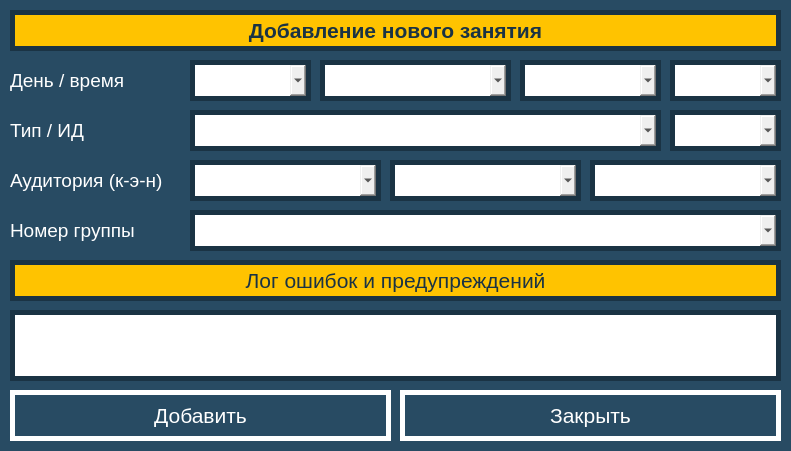
<?xml version="1.0" encoding="UTF-8"?>
<ui version="4.0">
 <class>LessonInsertForm</class>
 <widget class="QWidget" name="LessonInsertForm">
  <property name="geometry">
   <rect>
    <x>0</x>
    <y>0</y>
    <width>791</width>
    <height>451</height>
   </rect>
  </property>
  <property name="minimumSize">
   <size>
    <width>791</width>
    <height>451</height>
   </size>
  </property>
  <property name="maximumSize">
   <size>
    <width>791</width>
    <height>451</height>
   </size>
  </property>
  <property name="windowTitle">
   <string>Занятие, добавление</string>
  </property>
  <property name="styleSheet">
   <string notr="true">QWidget#LessonInsertForm {

	background-color: #284B63;
}</string>
  </property>
  <widget class="QLabel" name="headText">
   <property name="geometry">
    <rect>
     <x>10</x>
     <y>10</y>
     <width>771</width>
     <height>41</height>
    </rect>
   </property>
   <property name="font">
    <font>
     <pointsize>16</pointsize>
     <weight>75</weight>
     <bold>true</bold>
    </font>
   </property>
   <property name="styleSheet">
    <string notr="true">QLabel#headText {

	background-color: #FFC300;
	color: #1A3344;
	border: 5px solid #1A3344;
}</string>
   </property>
   <property name="text">
    <string>Добавление нового занятия</string>
   </property>
   <property name="alignment">
    <set>Qt::AlignCenter</set>
   </property>
  </widget>
  <widget class="QComboBox" name="dayBox">
   <property name="geometry">
    <rect>
     <x>190</x>
     <y>60</y>
     <width>121</width>
     <height>41</height>
    </rect>
   </property>
   <property name="font">
    <font>
     <pointsize>14</pointsize>
    </font>
   </property>
   <property name="styleSheet">
    <string notr="true">QComboBox#dayBox {

	border: 5px solid #1A3344;
}</string>
   </property>
  </widget>
  <widget class="QLabel" name="text1">
   <property name="geometry">
    <rect>
     <x>10</x>
     <y>60</y>
     <width>171</width>
     <height>41</height>
    </rect>
   </property>
   <property name="font">
    <font>
     <pointsize>14</pointsize>
    </font>
   </property>
   <property name="styleSheet">
    <string notr="true">QLabel#text1 {

	background-color: #284B63;
	color: #FFFFFF;
}</string>
   </property>
   <property name="text">
    <string>День / время</string>
   </property>
  </widget>
  <widget class="QComboBox" name="yearBox">
   <property name="geometry">
    <rect>
     <x>520</x>
     <y>60</y>
     <width>141</width>
     <height>41</height>
    </rect>
   </property>
   <property name="font">
    <font>
     <pointsize>14</pointsize>
    </font>
   </property>
   <property name="styleSheet">
    <string notr="true">QComboBox#yearBox {

	border: 5px solid #1A3344;
}</string>
   </property>
  </widget>
  <widget class="QComboBox" name="monthBox">
   <property name="geometry">
    <rect>
     <x>320</x>
     <y>60</y>
     <width>191</width>
     <height>41</height>
    </rect>
   </property>
   <property name="font">
    <font>
     <pointsize>14</pointsize>
    </font>
   </property>
   <property name="styleSheet">
    <string notr="true">QComboBox#monthBox {

	border: 5px solid #1A3344;
}</string>
   </property>
  </widget>
  <widget class="QLabel" name="text2">
   <property name="geometry">
    <rect>
     <x>10</x>
     <y>110</y>
     <width>171</width>
     <height>41</height>
    </rect>
   </property>
   <property name="font">
    <font>
     <pointsize>14</pointsize>
    </font>
   </property>
   <property name="styleSheet">
    <string notr="true">QLabel#text2 {

	background-color: #284B63;
	color: #FFFFFF;
}</string>
   </property>
   <property name="text">
    <string>Тип / ИД</string>
   </property>
  </widget>
  <widget class="QComboBox" name="timeBox">
   <property name="geometry">
    <rect>
     <x>670</x>
     <y>60</y>
     <width>111</width>
     <height>41</height>
    </rect>
   </property>
   <property name="font">
    <font>
     <pointsize>14</pointsize>
    </font>
   </property>
   <property name="styleSheet">
    <string notr="true">QComboBox#timeBox {

	border: 5px solid #1A3344;
}</string>
   </property>
  </widget>
  <widget class="QComboBox" name="typeBox">
   <property name="geometry">
    <rect>
     <x>190</x>
     <y>110</y>
     <width>471</width>
     <height>41</height>
    </rect>
   </property>
   <property name="font">
    <font>
     <pointsize>14</pointsize>
    </font>
   </property>
   <property name="styleSheet">
    <string notr="true">QComboBox#typeBox {

	border: 5px solid #1A3344;
}</string>
   </property>
  </widget>
  <widget class="QLabel" name="text3">
   <property name="geometry">
    <rect>
     <x>10</x>
     <y>160</y>
     <width>171</width>
     <height>41</height>
    </rect>
   </property>
   <property name="font">
    <font>
     <pointsize>14</pointsize>
    </font>
   </property>
   <property name="styleSheet">
    <string notr="true">QLabel#text3 {

	background-color: #284B63;
	color: #FFFFFF;
}</string>
   </property>
   <property name="text">
    <string>Аудитория (к-э-н)</string>
   </property>
  </widget>
  <widget class="QComboBox" name="floorBox">
   <property name="geometry">
    <rect>
     <x>390</x>
     <y>160</y>
     <width>191</width>
     <height>41</height>
    </rect>
   </property>
   <property name="font">
    <font>
     <pointsize>14</pointsize>
    </font>
   </property>
   <property name="styleSheet">
    <string notr="true">QComboBox#floorBox {

	border: 5px solid #1A3344;
}</string>
   </property>
  </widget>
  <widget class="QComboBox" name="bodyBox">
   <property name="geometry">
    <rect>
     <x>190</x>
     <y>160</y>
     <width>191</width>
     <height>41</height>
    </rect>
   </property>
   <property name="font">
    <font>
     <pointsize>14</pointsize>
    </font>
   </property>
   <property name="styleSheet">
    <string notr="true">QComboBox#bodyBox {

	border: 5px solid #1A3344;
}</string>
   </property>
  </widget>
  <widget class="QComboBox" name="numberBox">
   <property name="geometry">
    <rect>
     <x>590</x>
     <y>160</y>
     <width>191</width>
     <height>41</height>
    </rect>
   </property>
   <property name="font">
    <font>
     <pointsize>14</pointsize>
    </font>
   </property>
   <property name="styleSheet">
    <string notr="true">QComboBox#numberBox {

	border: 5px solid #1A3344;
}</string>
   </property>
  </widget>
  <widget class="QComboBox" name="groupBox">
   <property name="geometry">
    <rect>
     <x>190</x>
     <y>210</y>
     <width>591</width>
     <height>41</height>
    </rect>
   </property>
   <property name="font">
    <font>
     <pointsize>14</pointsize>
    </font>
   </property>
   <property name="styleSheet">
    <string notr="true">QComboBox#groupBox {

	border: 5px solid #1A3344;
}</string>
   </property>
  </widget>
  <widget class="QLabel" name="text4">
   <property name="geometry">
    <rect>
     <x>10</x>
     <y>210</y>
     <width>171</width>
     <height>41</height>
    </rect>
   </property>
   <property name="font">
    <font>
     <pointsize>14</pointsize>
    </font>
   </property>
   <property name="styleSheet">
    <string notr="true">QLabel#text4 {

	background-color: #284B63;
	color: #FFFFFF;
}</string>
   </property>
   <property name="text">
    <string>Номер группы</string>
   </property>
  </widget>
  <widget class="QLabel" name="logHead">
   <property name="geometry">
    <rect>
     <x>10</x>
     <y>260</y>
     <width>771</width>
     <height>41</height>
    </rect>
   </property>
   <property name="font">
    <font>
     <pointsize>16</pointsize>
     <weight>50</weight>
     <bold>false</bold>
    </font>
   </property>
   <property name="styleSheet">
    <string notr="true">QLabel#logHead {

	background-color: #FFC300;
	color: #1A3344;
	border: 5px solid #1A3344;
}</string>
   </property>
   <property name="text">
    <string>Лог ошибок и предупреждений</string>
   </property>
   <property name="alignment">
    <set>Qt::AlignCenter</set>
   </property>
  </widget>
  <widget class="QTextEdit" name="logText">
   <property name="geometry">
    <rect>
     <x>10</x>
     <y>310</y>
     <width>771</width>
     <height>71</height>
    </rect>
   </property>
   <property name="font">
    <font>
     <pointsize>10</pointsize>
    </font>
   </property>
   <property name="styleSheet">
    <string notr="true">QTextEdit#logText {

	border: 5px solid #1A3344;
}</string>
   </property>
  </widget>
  <widget class="QPushButton" name="exitButton">
   <property name="geometry">
    <rect>
     <x>400</x>
     <y>390</y>
     <width>381</width>
     <height>51</height>
    </rect>
   </property>
   <property name="font">
    <font>
     <pointsize>16</pointsize>
    </font>
   </property>
   <property name="styleSheet">
    <string notr="true">QPushButton#exitButton {

	background-color: #284B63;
	color: #FFFFFF;
	border: 5px solid #FFFFFF;
}
QPushButton#exitButton:hover {

	background-color: #FFFFFF;
	color: #1A3344;
	border: 5px solid #1A3344;
}
QPushButton#exitButton:pressed {

	background-color: #DB1921;
	color: #FFFFFF;
	border: 5px solid #1A3344;
}
</string>
   </property>
   <property name="text">
    <string>Закрыть</string>
   </property>
  </widget>
  <widget class="QPushButton" name="addingButton">
   <property name="enabled">
    <bool>true</bool>
   </property>
   <property name="geometry">
    <rect>
     <x>10</x>
     <y>390</y>
     <width>381</width>
     <height>51</height>
    </rect>
   </property>
   <property name="font">
    <font>
     <pointsize>16</pointsize>
    </font>
   </property>
   <property name="styleSheet">
    <string notr="true">QPushButton#addingButton {

	background-color: #284B63;
	color: #FFFFFF;
	border: 5px solid #FFFFFF;
}
QPushButton#addingButton:hover {

	background-color: #FFFFFF;
	color: #1A3344;
	border: 5px solid #1A3344;
}
QPushButton#addingButton:pressed {

	background-color: #DB1921;
	color: #FFFFFF;
	border: 5px solid #1A3344;
}
</string>
   </property>
   <property name="text">
    <string>Добавить</string>
   </property>
  </widget>
  <widget class="QComboBox" name="IDBox">
   <property name="geometry">
    <rect>
     <x>670</x>
     <y>110</y>
     <width>111</width>
     <height>41</height>
    </rect>
   </property>
   <property name="font">
    <font>
     <pointsize>14</pointsize>
    </font>
   </property>
   <property name="styleSheet">
    <string notr="true">QComboBox#IDBox {

	border: 5px solid #1A3344;
}</string>
   </property>
  </widget>
 </widget>
 <resources/>
 <connections/>
</ui>
